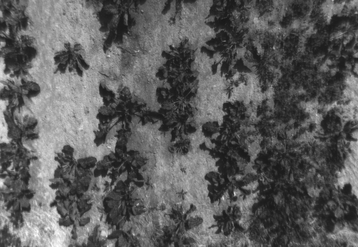
#> input picture test/red/0.png, 358 x 247 px, shrunk from 1477 x 1018 before the run, found by its file name
$ python test.py
#> lines starting #> are read from the running program, lines starting #| are printed output that depends on the picture
from PIL import Image
import os
import cv2

red_name = os.path.join('dataset', 'train', 'red', '0.png')
nir_name = os.path.join('dataset', 'train', 'nir', '0.png')
ndvi_name = os.path.join('dataset', 'train', 'ndvi', '0.png')
mask_name = os.path.join('dataset', 'train', 'mask', '0.png')

red = Image.open(red_name)
#> red is the input picture: PIL image 358x247 L; min 23, max 254, mean 92.3
nir = Image.open(nir_name)
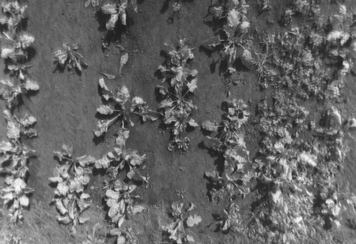
#> input picture test/nir/0.png, 356 x 244 px, shrunk from 1468 x 1008 before the run, found by its file name
#> nir is the input picture: PIL image 356x244 L; min 30, max 251, mean 101.3
ndvi = Image.open(ndvi_name)
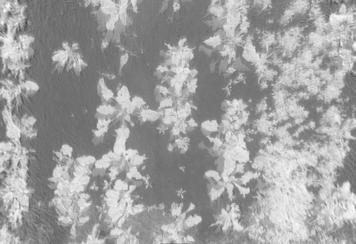
#> input picture test/ndvi/0.png, 356 x 244 px, shrunk from 1468 x 1008 before the run, found by its file name
#> ndvi is the input picture: PIL image 356x244 L; min 71, max 250, mean 159.2
mask = Image.open(mask_name)
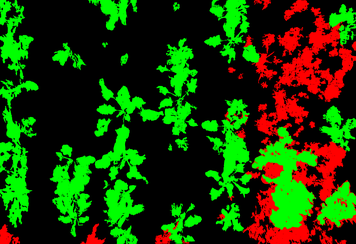
#> input picture test/mask/0.png, 356 x 244 px, shrunk from 1468 x 1008 before the run, found by its file name
#> mask is the input picture: PIL image 356x244 RGB; mean R, G, B 27.1, 62, 0

#> (the run stopped early here; a loop or call above may not have finished)
